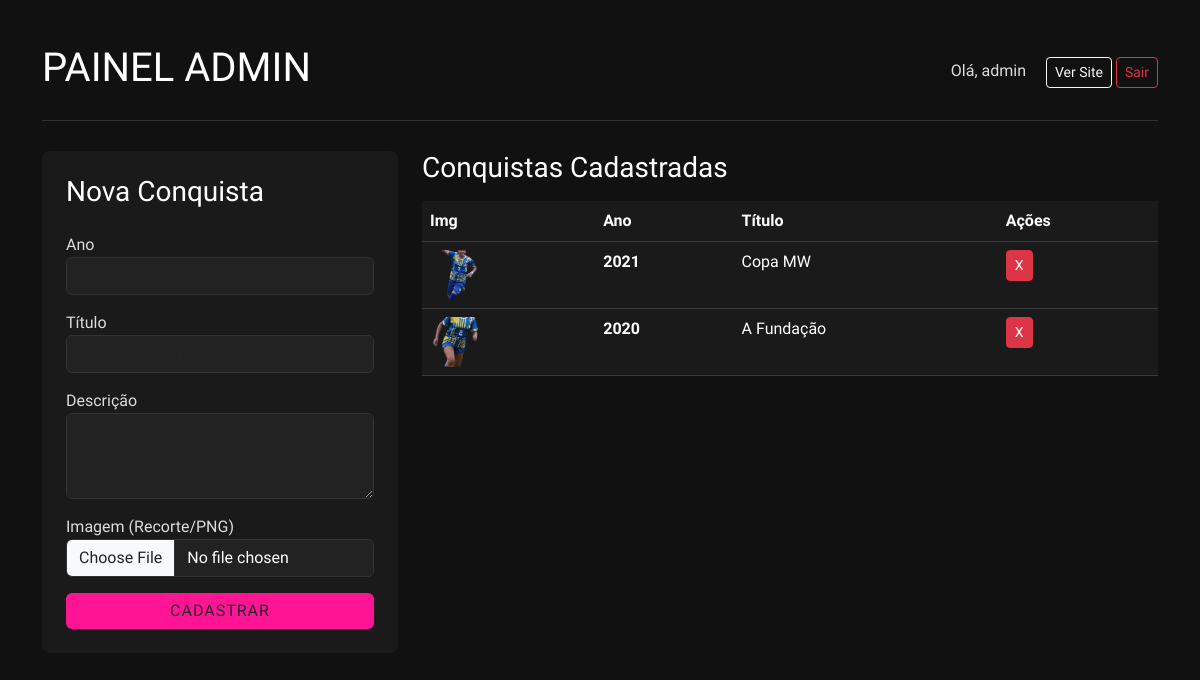
The app's page /conquistas/painel/ (signed in), older data.
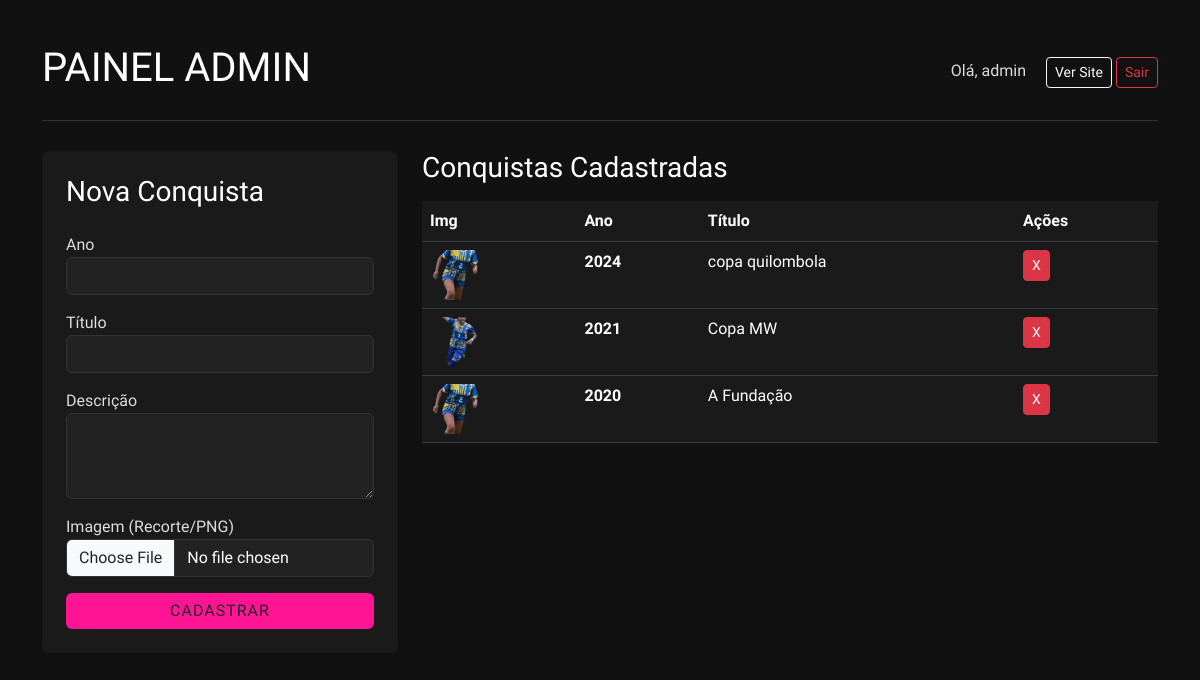
The same page, newer data.
### conquistas/models.py (models this page shows, shortened)
class Conquista(models.Model):
    ano = models.IntegerField(verbose_name="Ano")
    titulo = models.CharField(max_length=100, verbose_name="Título")
    descricao = models.TextField(verbose_name="Descrição")
    imagem = models.ImageField(upload_to='conquistas/', verbose_name="Imagem de Fundo")
    class Meta:
        ordering = ['ano'] # Ordena do mais antigo para o mais novo
        verbose_name = "Conquista"
        verbose_name_plural = "Conquistas"

### conquistas/views.py (the view)
# urls.py: path('painel/', views.painel, name='painel'), # Painel Admin
@login_required
def painel(request):
    if request.method == 'POST':
        form = ConquistaForm(request.POST, request.FILES)
        if form.is_valid():
            form.save()
            return redirect('conquistas:painel') # Recarrega para limpar
    else:
        form = ConquistaForm()
    conquistas_lista = Conquista.objects.all().order_by('-ano')
    return render(request, 'conquistas/painel.html', {'form': form, 'conquistas': conquistas_lista})

### conquistas/forms.py
class ConquistaForm(forms.ModelForm):
    class Meta:
        model = Conquista
        fields = ['ano', 'titulo', 'descricao', 'imagem']
        widgets = {
            'ano': forms.NumberInput(attrs={'class': 'form-control dark-input', 'placeholder': 'Ex: 2024'}),
            'titulo': forms.TextInput(attrs={'class': 'form-control dark-input', 'placeholder': 'Título da Conquista'}),
            'descricao': forms.Textarea(attrs={'class': 'form-control dark-input', 'rows': 3}),
            'imagem': forms.FileInput(attrs={'class': 'form-control dark-input'}),
        }

### templates/conquistas/painel.html (shortened to what this page needs)
{% load static %}
<!DOCTYPE html>
<html lang="pt-br">
<head>
    <link href="https://cdn.jsdelivr.net/npm/bootstrap@5.3.0/dist/css/bootstrap.min.css" rel="stylesheet">
</head>
<body>
    <div class="container py-4">
        <div class="header-admin d-flex justify-content-between align-items-center">
            <h1>PAINEL ADMIN</h1>
            <div>
                <span class="me-3">Olá, {{ user.username }}</span>
                <a href="/" class="btn btn-outline-light btn-sm">Ver Site</a>
                <form action="{% url 'logout' %}" method="post" style="display:inline;">
                    <button type="submit" class="btn btn-outline-danger btn-sm">Sair</button>
                </form>
            </div>
        </div>
        <div class="row">
            <div class="col-md-4 mb-5">
                <div class="p-4" style="background: #1a1a1a; border-radius: 8px;">
                    <h3 class="mb-4">Nova Conquista</h3>
                    <form method="post" enctype="multipart/form-data">
                        <div class="mb-3">
                            <label>Ano</label>
                            {{ form.ano }}
                        </div>
                        <div class="mb-3">
                            <label>Título</label>
                            {{ form.titulo }}
                        </div>
                        <div class="mb-3">
                            <label>Descrição</label>
                            {{ form.descricao }}
                        </div>
                        <div class="mb-3">
                            <label>Imagem (Recorte/PNG)</label>
                            {{ form.imagem }}
                        </div>
                        <button type="submit" class="btn btn-rosa w-100">CADASTRAR</button>
                    </form>
                </div>
            </div>
            <div class="col-md-8">
                <h3>Conquistas Cadastradas</h3>
                <table class="table table-dark table-hover mt-3">
                    <thead>
                        <tr>
                            <th>Img</th>
                            <th>Ano</th>
                            <th>Título</th>
                            <th>Ações</th>
                        </tr>
                    </thead>
                    <tbody>
                        {% for item in conquistas %}
                        <tr>
                            <td>
                                {% if item.imagem %}
                                    <img src="{{ item.imagem.url }}" class="img-preview">
                                {% else %}
                                    -
                                {% endif %}
                            </td>
                            <td class="fw-bold text-white">{{ item.ano }}</td>
                            <td>{{ item.titulo }}</td>
                            <td>
                                <a href="{% url 'conquistas:deletar' item.id %}" class="btn btn-sm btn-danger" onclick="return confirm('Tem certeza que quer apagar?')">X</a>
                            </td>
                        </tr>
                        {% empty %}
                        <tr>
                            <td colspan="4" class="text-center py-4 text-muted">Nenhuma conquista cadastrada.</td>
                        </tr>
                        {% endfor %}
                    </tbody>
                </table>
            </div>
        </div>
    </div>
</body>
</html>

Row changes from the older to the newer data that the page shows:
added Conquista: imagem (picture), ano "2024", titulo "copa quilombola"
